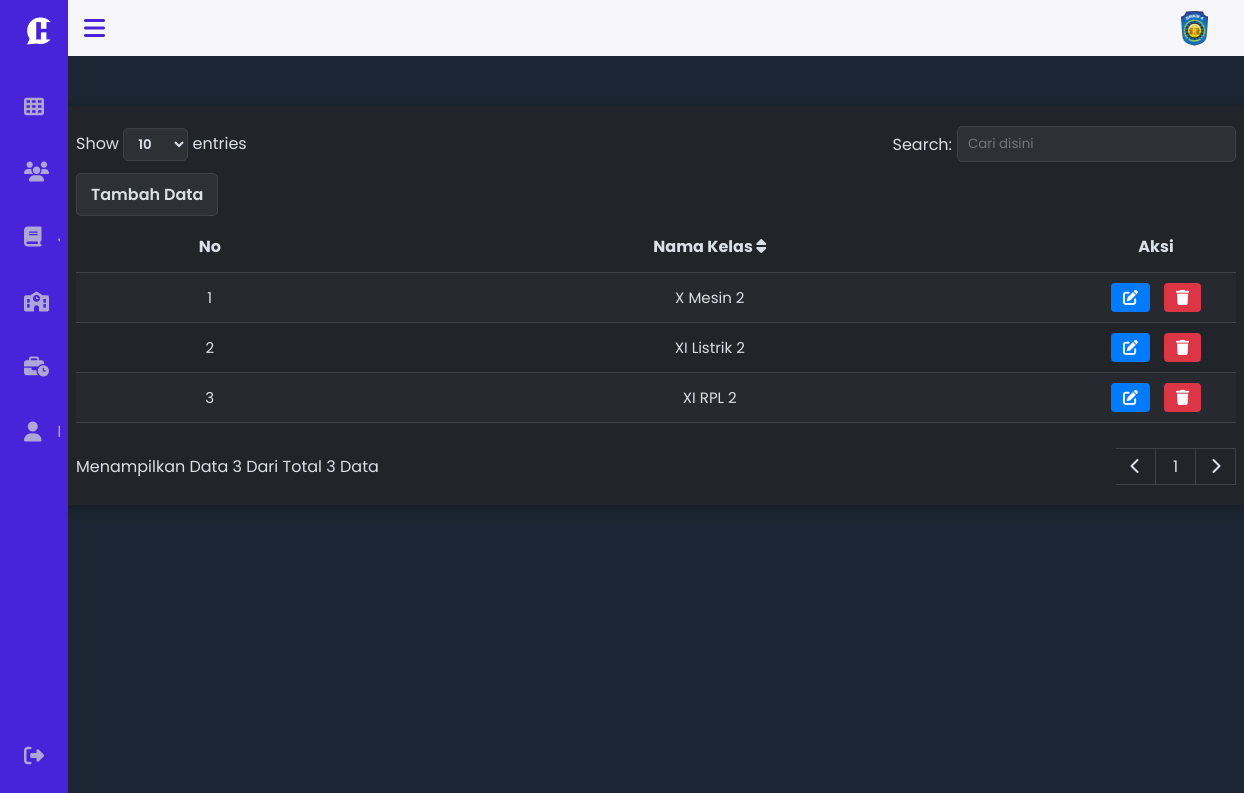
The page /views/admin/kelas.php (signed in) on the database as committed earlier.
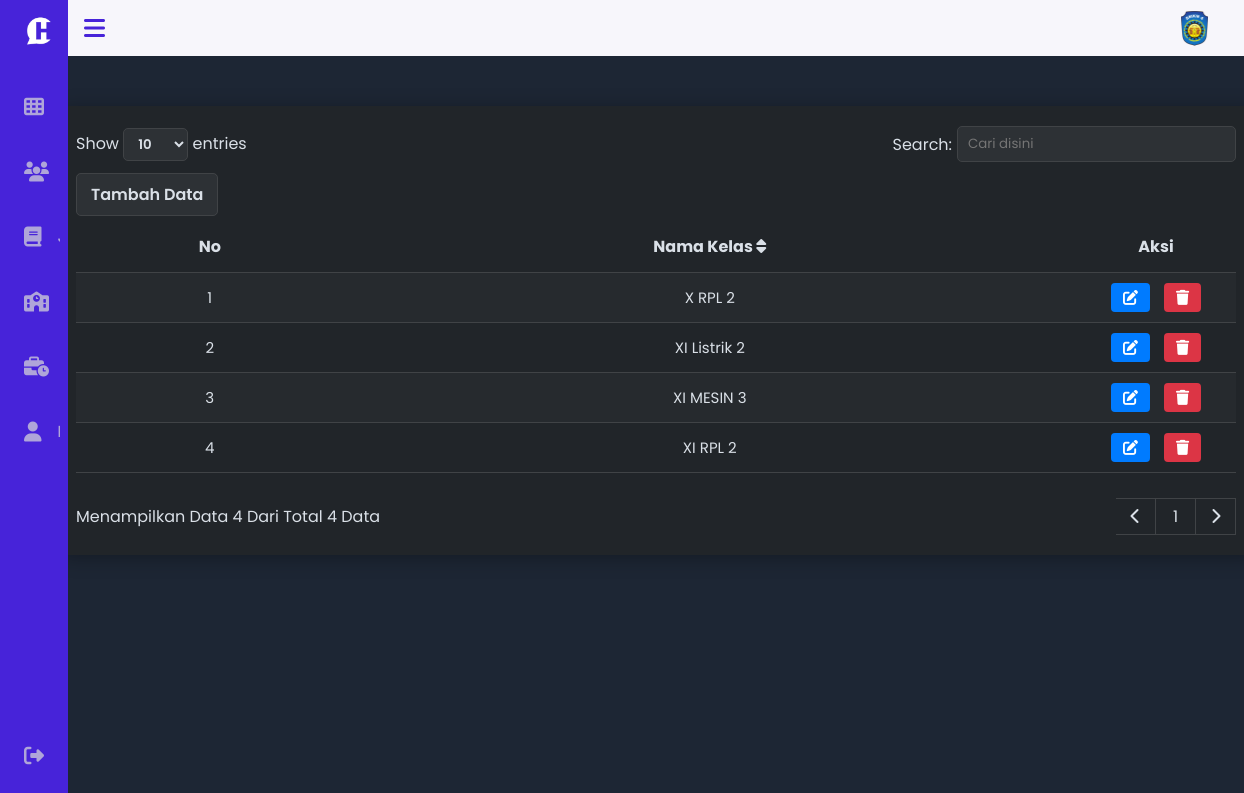
The same page on the database as committed later.
### tables this page shows
CREATE TABLE `kelas` (
  `id_kelas` int(11) NOT NULL,
  `nama_kelas` varchar(40) NOT NULL
);

### views/admin/kelas.php (the view, shortened to what this page needs)
<?php
include '../../config/koneksi.php';
include '../../layout/sidebar.php';
$entriesPerPage = isset($_GET['entries']) ? $_GET['entries'] : 10;
$page = isset($_GET['page']) && is_numeric($_GET['page']) ? $_GET['page'] : 1;
$start = ($page - 1) * $entriesPerPage;
$orderBy = isset($_GET['orderBy']) ? $_GET['orderBy'] : 'nama_kelas';
if (isset($_GET['search'])) {
    $search = $_GET['search'];
    $sql = "SELECT * FROM kelas WHERE id_kelas LIKE '%$search%' OR nama_kelas LIKE '%$search%' ORDER BY $orderBy LIMIT $start, $entriesPerPage";
} else {
    $sql = "SELECT * FROM kelas ORDER BY $orderBy LIMIT $start, $entriesPerPage";
}
$query = mysqli_query($koneksi, $sql);
$totalRowsQuery = mysqli_query($koneksi, "SELECT COUNT(*) as total FROM kelas");
$totalRows = mysqli_fetch_assoc($totalRowsQuery)['total'];
$totalPages = ceil($totalRows / $entriesPerPage);
?>
<!DOCTYPE html>
<html lang="en">
<head>
    <link rel="stylesheet" type="text/css" href="../.././assets/css/admin/table.css">
    <link rel="stylesheet" type="text/css" href="../.././assets/css/sidebar.css">
    <link rel="stylesheet" href="../.././assets/css/sweetalert2.min.css">
    <link rel="stylesheet" href="https://cdnjs.cloudflare.com/ajax/libs/font-awesome/6.5.1/css/all.min.css">
</head>
<body>
<div class="container">
    <header>
        <div class="filterEntries">
            <div class="entries">
                Show <select name="" id="table_size">
                    <option value="10">10</option>
                </select> entries
            </div>
            <div class="filter">
                <label for="search">Search:</label>
                <input type="search" name="search" id="search" placeholder="Cari disini" value="<?php echo isset($_GET['search']) ? $_GET['search'] : '' ?>">
            </div>
        </div>
        <div class="tambahData">
            <a href="tambah/tambah_kelas.php" class="button">Tambah Data</a>
        </div>
    </header>
    <table>
        <thead>
            <tr class="heading">
                <th>No</th>
                <th onclick="sortColumn('nama_kelas')">Nama Kelas <i id="icon_nama_jurusan" class="fa fa-sort"></i></th>
                <th>Aksi</th>
            </tr>
        </thead>
        <tbody class="userInfo">
        <?php
            $no = 1;
            while ($data = mysqli_fetch_array($query)) {
                echo "<tr>";
                echo "<td>" . $no . "</td>";
                echo "<td>" . $data['nama_kelas'] . "</td>";
                echo "<td width = '160'>";
                echo "<a class='btn btn-ubah btn-sm ' href='ubah/ubah_kelas.php?id=".$data['id_kelas']."'> <i class='fa-solid fa-pen-to-square fs-6'></i></a> ";
                echo "<a class='btn btn-hapus btn-sm' href='#' onclick='confirmDelete(\"../.././controller/admin/hapus/hapus_kelas.php?id=".$data['id_kelas']."\")'><i class='fa-solid fa-trash fs-6'></i></a>";
                echo "</td>";
                echo "</tr>";
                $no++;
            }
        ?>
        </tbody>
    </table>
    <footer>
        <span class="showEntries">Menampilkan Data <?php echo mysqli_num_rows($query); ?> Dari Total <?php echo mysqli_num_rows($query); ?> Data</span>
        <div class="pagination" data-totalpages="<?php echo $totalPages; ?>" data-currentpage="<?php echo $page; ?>"></div>
    </footer>
</div>
</body>
</html>

Rows that differ between the two databases and show on the page:
removed kelas: nama_kelas "X Mesin 2"
added kelas: nama_kelas "X RPL 2"
added kelas: nama_kelas "XI MESIN 3"
Other text that changed with them:
mysqli_num_rows($query): "3" → "4"
